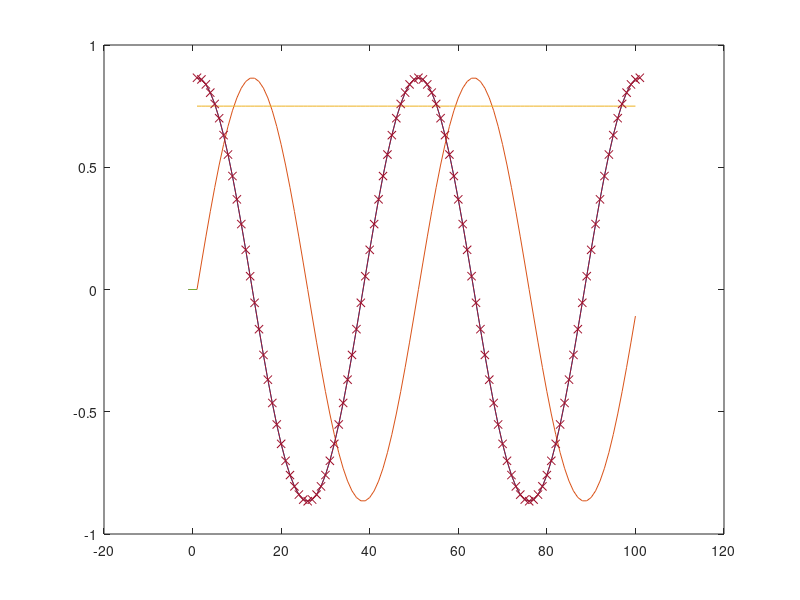

Recreate this plot in MATLAB. (Note: this script raises an error after producing the figure.)
clc; close all; clear;
% cd     '/people/gesla/Documents/git/mtb-work/sn-stab/sn-mod-noack';
%%

% Noack system
% f=[mu*u-v*g-w*u;
%     mu*v+u/g-v*w;
%     -w+u^2+v^2*g*g];

% clc; clear; close all;
%
%
%parms
% it=it+1;
% mu=0.04; r=sqrt(mu); gm=1; %gamma
% mu=0.04+it*0.04; r=sqrt(mu); gm=1; %gamma
mu=3/4; r=sqrt(mu); gm=1; %gamma
neq=3; np=100; np=np+1;

%init
t=0:4*pi/(np-1):2*pi*2; u=r*cos(t); v=r*sin(t)/gm; w=r^2*ones(1,length(t));
T=2*pi; x=u; y=v; z=w;

X=[x(1:end-1)',y(1:end-1)',z(1:end-1)'];
% X=X+rand(size(X))*1e-2;

%

z=fft(X); nt=11; if(mod(nt,2)==0) error("nt even"); end
arr=[1:nt]; a1=arr; arr=[arr,length(z)-fliplr(arr(1:end-1))+1];
zcut=z*0; zcut(arr,:)=z(arr,:);
X2=ifft(zcut);

close all;
plot(X); hold on;
plot(X2); hold on;
%
z1=zcut(a1,:)./(np-1);
om=2*pi/T;
% an=angle(sum(z1(2,1))); %this could be better
% z1=z1.*exp(-an*1i*[0:nt-1]');
% angle(sum(z1(:,1)))
% zcut(arr,:)=zcut(arr,:).*exp(an*1i*[arr-1]');
% X3=ifft(zcut);
% plot(X3); hold on;
% x=real(z1(1,1)+z1(2,1)*exp(i*om*t)+z1(3,1)*exp(2*i*om*t)+z1(2,1)'*exp(-i*om*t)+z1(3,1)'*exp(-2*i*om*t));
% x=real(z1(1,1)+z1(2,1)*exp(1i*om*t)+z1(2,1)'*exp(-1i*om*t));
plot(x,'-x')
%
% z1=zcut(a1,:);
u=[reshape(real(z1.'),[3*nt,1]);reshape(imag(z1.'),[3*nt,1])];
u(nt*3*2+1)=om/2;
% u0=u; u(end)=1
% load("../sn-noack/u2.mat"); u=u2;
% load("../sn-noack/u2-nt3.mat"); u=u2;
%
%
for i=1:15
[g,jac]=calculateRhsAndJac(3,nt,u,mu,gm);
u=u-jac\g';
fprintf("it: %d \t norm(rhs): %4.2e\n",i,norm(g))
end

% clf; spy(jac); grid on; grid minor;
svds(jac(1:end-1,1:end-1),5,'smallest')
% second stability

nt2=nt;
l3=zeros(3,nt2*2); l3(1,1:nt2)=ones(1,nt2)*2-mod([0:nt2-1],2)*4; l3(1,1)=1; l31=reshape(l3,[3*nt2*2,1])';
l3=zeros(3,nt2*2); l3(2,1:nt2)=ones(1,nt2)*2-mod([0:nt2-1],2)*4; l3(2,1)=1; l32=reshape(l3,[3*nt2*2,1])';
l3=zeros(3,nt2*2); l3(3,1:nt2)=ones(1,nt2)*2-mod([0:nt2-1],2)*4; l3(3,1)=1; l33=reshape(l3,[3*nt2*2,1])';

l3=zeros(3,nt2*2); l3(1,1:nt2)=ones(1,nt2)*2; l3(1,1)=1; r31=reshape(l3,[3*nt2*2,1])';
l3=zeros(3,nt2*2); l3(2,1:nt2)=ones(1,nt2)*2; l3(2,1)=1; r32=reshape(l3,[3*nt2*2,1])';
l3=zeros(3,nt2*2); l3(3,1:nt2)=ones(1,nt2)*2; l3(3,1)=1; r33=reshape(l3,[3*nt2*2,1])';


jmod=full(jac(1:end-1,1:end-1));%-b*j2hm+b;
ind=nt*3+1;
jmod(ind,:)=l31;
jmod(ind+1,:)=l32;
jmod(ind+2,:)=l33;

bmod=jmod*0;
bmod(ind,:)=r31;
bmod(ind+1,:)=r32;
bmod(ind+2,:)=r33;

[evc,evs]=eig(full(jmod),full(bmod)); evs=diag(evs); b=abs(evs)<Inf; evs=evs(b); evc=evc(:,b);

evsAnal=[0;(-1-sqrt(1-8*mu))/2;(-1+sqrt(1-8*mu))/2;];
flmult=exp(evsAnal*T);

fprintf("Result || \n");
fprintf("Analytical fl mult:\n");
disp(flmult');
fprintf("Numerical fl mult:\n");
disp(evs');

% %% stability
% 
% % u((end-1)/2+1:end)=-u((end-1)/2+1:end);
% % u((end-1)/2+1:end-1)=-u((end-1)/2+1:end-1);
% % [g,jac]=calculateRhsAndJac(3,nt,u,mu,gm);
% 
% j2=jac(1:end-1,1:end-1);
% [evc,evs]=eig(full(j2)); evs=diag(evs);
% %
% close all;
% plot(evs,'x'); grid on; hold on;
% text(real(evs),imag(evs),num2str([1:length(evs)]')); 
% % w maire ok z fd
% 
% evsAnal=[0;(-1-sqrt(1-8*mu))/2;(-1+sqrt(1-8*mu))/2;];
% flmult=exp(evsAnal*T);
% plot(real(evsAnal),imag(evsAnal),'o');
% xlim([-1 0.4]);
% ylim([-4 4])
% % exportgraphics(gcf,"spec1.png");
% %%
% close all;
% clf;
% %%
% up=u; ntp=nt; 
% zp=reshape(up(1:(end-1)/2),[3,ntp])'+1i*reshape(up((end-1)/2+1:(end-1)),[3,ntp])';
% xp=ifft([zp;conj(flipud(zp(2:end,:)))])*((length(zp)-1)*2+1);xp=real(xp);
% plot3(xp(:,1),xp(:,2),xp(:,3)); grid on; hold on; xpb=xp;
% 
% plot3(xp(1,1),xp(1,2),xp(1,3),'o');plot3(xp(2,1),xp(2,2),xp(2,3),'>');
% % plot(xp)
% %%
% close all;
% clf;
% iev=20;
% evs(iev)
% 
% % up=[evc(:,iev);0]; ntp=nt; u1=up(1:end-1);
% % up=[j2*u2;0]; ntp=nt; 
% up=[u4;0]; ntp=nt; 
% zp=reshape(up(1:(end-1)/2),[3,ntp])'+1i*reshape(up((end-1)/2+1:(end-1)),[3,ntp])';
% xp=ifft([zp;conj(flipud(zp(2:end,:)))])*((length(zp)-1)*2+1);xp=real(xp); xpp=xp;
% 
% xp=xpp+xpb;  
% plot3(xp(:,1),xp(:,2),xp(:,3)); grid on; hold on; 
% xp=xpb;  
% plot3(xp(:,1),xp(:,2),xp(:,3)); grid on; hold on; 
% 
% % plot(xpp+xpb)
% 
% %% expo counterpart
% ll=length(xp); sigma=evs(iev);
% t=0:2*pi/ll:2*pi-2*pi/ll;
% xp=xpp.*(exp(sigma*t)');
% 
% z2=fft(xp)./length(xp);
% u2=z2(1:nt,:); 
% u2=[reshape(real(u2.'),[3*nt,1]);reshape(imag(u2.'),[3*nt,1])]; 
% %%
% clf; ip=1; plot(up(ip:3:end-1),'x-'); hold on; plot(u2(ip:3:end),'x-');  u3=j2*u2; plot(u3(ip:3:end),'x-')
% %%
% up=[evc(:,12);0]; ntp=nt;
% zp=reshape(up(1:(end-1)/2),[3,ntp])'+1i*reshape(up((end-1)/2+1:(end-1)),[3,ntp])';
% xp=ifft([zp;conj(flipud(zp(2:end,:)))])*((length(zp)-1)*2+1);xp=real(xp);
% xp=xp+xpb;  plot3(xp(:,1),xp(:,2),xp(:,3)); grid on; hold on; 
% 
% up=[evc(:,13);0]; ntp=nt;
% zp=reshape(up(1:(end-1)/2),[3,ntp])'+1i*reshape(up((end-1)/2+1:(end-1)),[3,ntp])';
% xp=ifft([zp;conj(flipud(zp(2:end,:)))])*((length(zp)-1)*2+1);xp=real(xp);
% xp=xp+xpb; plot3(xp(:,1),xp(:,2),xp(:,3)); grid on; hold on; 
% 
% % up=[evc(:,3);0]; ntp=nt2;
% % zp=reshape(up(1:(end-1)/2),[3,ntp])'+1i*reshape(up((end-1)/2+1:(end-1)),[3,ntp])';
% % xp=ifft([zp;conj(flipud(zp(2:end,:)))])*((length(zp)-1)*2+1);xp=real(xp);
% % plot3(xp(:,1),xp(:,2),xp(:,3)); grid on; xpp=xp;

%% not trzeba to przemyslec
